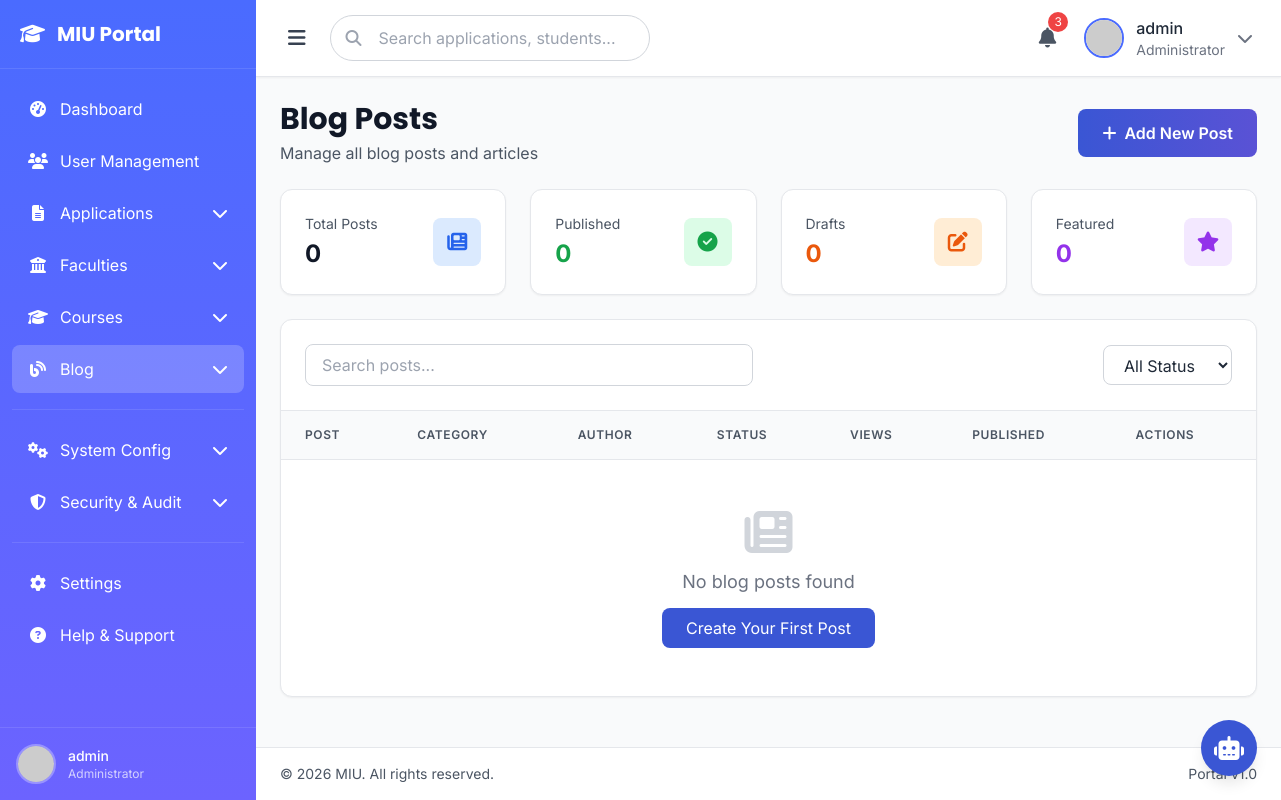
/management/blog/posts/ (signed in), run on an earlier commit of the app's database.
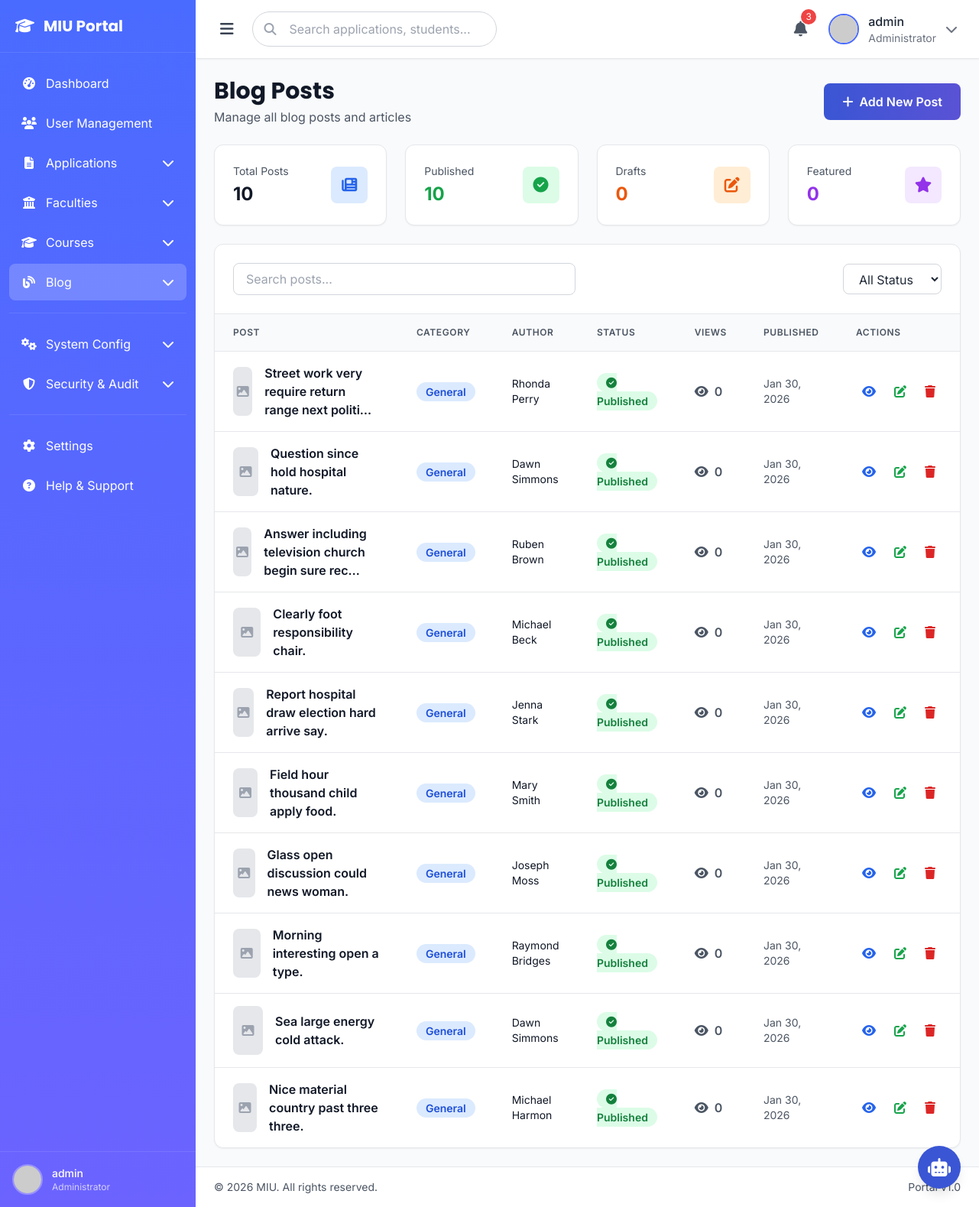
And on a later commit of the database.
### eduweb/models.py (models this page shows, shortened)
class BlogPost(models.Model):
    STATUS_CHOICES = [
        ('draft', 'Draft'),
        ('published', 'Published'),
        ('archived', 'Archived'),
    ]
    title = models.CharField(max_length=200)
    slug = models.SlugField(max_length=200, unique=True)
    subtitle = models.CharField(max_length=200, blank=True)
    excerpt = models.TextField(max_length=500)
    content = models.TextField()
    category = models.ForeignKey(BlogCategory, on_delete=models.SET_NULL, null=True, related_name='blog_posts')
    tags = models.JSONField(default=list, blank=True)
    author = models.ForeignKey(User, on_delete=models.SET_NULL, null=True, related_name='blog_posts')
    author_name = models.CharField(max_length=100)
    author_title = models.CharField(max_length=100, blank=True)
    featured_image = models.ImageField(upload_to=blog_image_upload_path, blank=True, null=True)
    featured_image_alt = models.CharField(max_length=200, blank=True)
    read_time = models.IntegerField(default=5)
    views_count = models.IntegerField(default=0)
    status = models.CharField(max_length=20, choices=STATUS_CHOICES, default='draft')
    is_featured = models.BooleanField(default=False)
    publish_date = models.DateTimeField(default=timezone.now)
    meta_description = models.CharField(max_length=160, blank=True)
    meta_keywords = models.CharField(max_length=255, blank=True)
    created_at = models.DateTimeField(auto_now_add=True)
    updated_at = models.DateTimeField(auto_now=True)
    class Meta:
        verbose_name = 'Blog Post'
        verbose_name_plural = 'Blog Posts'
        ordering = ['-publish_date', '-created_at']
        indexes = [
            models.Index(fields=['-publish_date', 'status']),
            models.Index(fields=['slug']),
        ]

class BlogCategory(models.Model):
    name = models.CharField(max_length=100, unique=True)
    slug = models.SlugField(max_length=100, unique=True)
    description = models.TextField(blank=True)
    icon = models.CharField(max_length=50, default='folder')
    color = models.CharField(max_length=20, default='blue')
    display_order = models.IntegerField(default=0)
    is_active = models.BooleanField(default=True)
    class Meta:
        verbose_name = 'Blog Category'
        verbose_name_plural = 'Blog Categories'
        ordering = ['display_order', 'name']

### management/views.py (the view)
# urls.py: path('blog/posts/', views.blog_posts_list, name='blog_posts_list'),
@login_required(login_url='eduweb:auth_page')
@user_passes_test(is_admin)
def blog_posts_list(request):
    posts = BlogPost.objects.select_related('category', 'author').all().order_by('-publish_date')
    pending_count = CourseApplication.objects.filter(status__in=['submitted', 'under_review']).count()
    status_filter = request.GET.get('status', '')
    if status_filter:
        posts = posts.filter(status=status_filter)
    context = {
        'posts': posts,
        'pending_count': pending_count,
    }
    return render(request, 'management/blog/blog_posts_list.html', context)

### eduweb/context.py (called while the page is built)
def navigation_data(request):
    faculties = Faculty.objects.filter(is_active=True).prefetch_related('courses')[:11]
    courses = Course.objects.filter(is_active=True).select_related('faculty')[:11]
    return {
        'all_faculties': faculties,
        'all_courses': courses,
    }

### eduweb/views.py (called while the page is built)
def application_status_context(request):
    has_pending_application = False
    if request.user.is_authenticated:
        has_pending_application = CourseApplication.objects.filter(
            user=request.user,
            status__in=['draft', 'pending_payment', 'submitted', 'under_review', 'reviewed']
        ).exists()
    return {'has_pending_application': has_pending_application}

### management/views.py (called while the page is built)
def is_admin(user):
    return user.is_staff or user.is_superuser

### templates/management/blog/blog_posts_list.html (shortened to what the changed rows need)
{% extends 'management/base.html' %}
{% load static %}
{% block content %}
<div class="mb-6">
    <div class="flex flex-col md:flex-row md:items-center md:justify-between gap-4">
        <div>
            <h1 class="text-3xl font-bold text-gray-900 font-display">Blog Posts</h1>
        </div>
    </div>
</div>
<div class="grid grid-cols-1 md:grid-cols-4 gap-6 mb-6">
    <div class="bg-white rounded-xl shadow-sm border border-gray-200 p-6">
        <div class="flex items-center justify-between">
            <div>
                <p class="text-sm text-gray-600 mb-1">Total Posts</p>
                <p class="text-2xl font-bold text-gray-900">{{ posts.count }}</p>
            </div>
        </div>
    </div>
    <div class="bg-white rounded-xl shadow-sm border border-gray-200 p-6">
        <div class="flex items-center justify-between">
            <div>
                <p class="text-sm text-gray-600 mb-1">Published</p>
                <p class="text-2xl font-bold text-green-600">{{ posts|length }}</p>
            </div>
        </div>
    </div>
</div>
<div class="bg-white rounded-xl shadow-sm border border-gray-200 overflow-hidden">
    <div class="overflow-x-auto">
        <table class="w-full">
            <thead class="bg-gray-50 border-b border-gray-200">
                <tr>
                    <th class="px-6 py-4 text-left text-xs font-semibold text-gray-600 uppercase tracking-wider">Post</th>
                    <th class="px-6 py-4 text-left text-xs font-semibold text-gray-600 uppercase tracking-wider">Category</th>
                    <th class="px-6 py-4 text-left text-xs font-semibold text-gray-600 uppercase tracking-wider">Author</th>
                    <th class="px-6 py-4 text-left text-xs font-semibold text-gray-600 uppercase tracking-wider">Status</th>
                    <th class="px-6 py-4 text-left text-xs font-semibold text-gray-600 uppercase tracking-wider">Views</th>
                    <th class="px-6 py-4 text-left text-xs font-semibold text-gray-600 uppercase tracking-wider">Published</th>
                    <th class="px-6 py-4 text-left text-xs font-semibold text-gray-600 uppercase tracking-wider">Actions</th>
                </tr>
            </thead>
            <tbody class="divide-y divide-gray-200">
                {% for post in posts %}
                <tr class="hover:bg-gray-50 transition-colors">
                    <td class="px-6 py-4">
                        <div class="flex items-center gap-4">
                            {% if post.featured_image %}
                            <img src="{{ post.featured_image.url }}" alt="{{ post.title }}"
                                 class="w-16 h-16 rounded-lg object-cover">
                            {% else %}
                            <div class="w-16 h-16 bg-gray-200 rounded-lg flex items-center justify-center">
                                <i class="fas fa-image text-gray-400"></i>
                            </div>
                            {% endif %}
                            <div>
                                <p class="font-semibold text-gray-900">{{ post.title|truncatechars:50 }}</p>
                            </div>
                        </div>
                    </td>
                    <td class="px-6 py-4">
                        {% if post.category %}
                        <span class="px-3 py-1 bg-{{ post.category.color }}-100 text-{{ post.category.color }}-700 rounded-full text-sm font-semibold">
                            {{ post.category.name }}
                        </span>
                        {% else %}
                        <span class="text-gray-400">No category</span>
                        {% endif %}
                    </td>
                    <td class="px-6 py-4">
                        <p class="text-sm text-gray-900">{{ post.author_name }}</p>
                    </td>
                    <td class="px-6 py-4">
                        {% if post.status == 'published' %}
                        <span class="px-3 py-1 bg-green-100 text-green-700 rounded-full text-sm font-semibold">
                            <i class="fas fa-check-circle"></i> Published
                        </span>
                        {% elif post.status == 'draft' %}
                        <span class="px-3 py-1 bg-orange-100 text-orange-700 rounded-full text-sm font-semibold">
                            <i class="fas fa-edit"></i> Draft
                        </span>
                        {% else %}
                        <span class="px-3 py-1 bg-gray-100 text-gray-700 rounded-full text-sm font-semibold">
                            <i class="fas fa-archive"></i> Archived
                        </span>
                        {% endif %}
                    </td>
                    <td class="px-6 py-4">
                        <div class="flex items-center gap-2 text-gray-600">
                            <i class="fas fa-eye"></i>
                            <span class="font-semibold">{{ post.views_count }}</span>
                        </div>
                    </td>
                    <td class="px-6 py-4 text-sm text-gray-600">
                        {{ post.publish_date|date:"M d, Y" }}
                    </td>
                    <td class="px-6 py-4">
                        <div class="flex items-center gap-2">
                            <a href="{% url 'eduweb:blog_detail' post.slug %}" target="_blank"
                               class="p-2 text-blue-600 hover:bg-blue-50 rounded-lg transition-colors"
                               title="View Post">
                                <i class="fas fa-eye"></i>
                            </a>
                            <a href="{% url 'management:blog_post_edit' post.pk %}"
                               class="p-2 text-green-600 hover:bg-green-50 rounded-lg transition-colors"
                               title="Edit">
                                <i class="fas fa-edit"></i>
                            </a>
                            <form method="POST" action="{% url 'management:blog_post_delete' post.pk %}"
                                  onsubmit="return confirm('Are you sure you want to delete this post?');"
                                  class="inline">
                                <button type="submit"
                                        class="p-2 text-red-600 hover:bg-red-50 rounded-lg transition-colors"
                                        title="Delete">
                                    <i class="fas fa-trash"></i>
                                </button>
                            </form>
                        </div>
                    </td>
                </tr>
                {% empty %}
                <tr>
                    <td colspan="7" class="px-6 py-12 text-center">
                        <div class="flex flex-col items-center gap-3">
                            <i class="fas fa-newspaper text-gray-300 text-5xl"></i>
                            <p class="text-gray-500 text-lg">No blog posts found</p>
                            <a href="{% url 'management:blog_post_create' %}"
                               class="px-6 py-2 bg-primary-600 text-white rounded-lg hover:bg-primary-700 transition-colors">
                                Create Your First Post
                            </a>
                        </div>
                    </td>
                </tr>
                {% endfor %}
            </tbody>
        </table>
    </div>
</div>
{% endblock %}

What changed in the data, as far as the page shows it:
added BlogPost: title "Street work very require return range next politi…", category.name "General", author_name "Rhonda Perry", status "published" (drawn), views_count "0", publish_date "Jan 30, 2026"
added BlogPost: title "Question since hold hospital nature.", category.name "General", author_name "Dawn Simmons", status "published" (drawn), views_count "0", publish_date "Jan 30, 2026"
added BlogPost: title "Answer including television church begin sure rec…", category.name "General", author_name "Ruben Brown", status "published" (drawn), views_count "0", publish_date "Jan 30, 2026"
added BlogPost: title "Clearly foot responsibility chair.", category.name "General", author_name "Michael Beck", status "published" (drawn), views_count "0", publish_date "Jan 30, 2026"
added BlogPost: title "Report hospital draw election hard arrive say.", category.name "General", author_name "Jenna Stark", status "published" (drawn), views_count "0", publish_date "Jan 30, 2026"
added BlogPost: title "Field hour thousand child apply food.", category.name "General", author_name "Mary Smith", status "published" (drawn), views_count "0", publish_date "Jan 30, 2026"
added BlogPost: title "Glass open discussion could news woman.", category.name "General", author_name "Joseph Moss", status "published" (drawn), views_count "0", publish_date "Jan 30, 2026"
added BlogPost: title "Morning interesting open a type.", category.name "General", author_name "Raymond Bridges", status "published" (drawn), views_count "0", publish_date "Jan 30, 2026"
added BlogPost: title "Sea large energy cold attack.", category.name "General", author_name "Dawn Simmons", status "published" (drawn), views_count "0", publish_date "Jan 30, 2026"
added BlogPost: title "Nice material country past three three.", category.name "General", author_name "Michael Harmon", status "published" (drawn), views_count "0", publish_date "Jan 30, 2026"
Also different on the page:
{{ posts.count }}: "0" → "10"
{{ posts|length }}: "0" → "10"
text no longer shown: "No blog posts found Create Your First Post"
